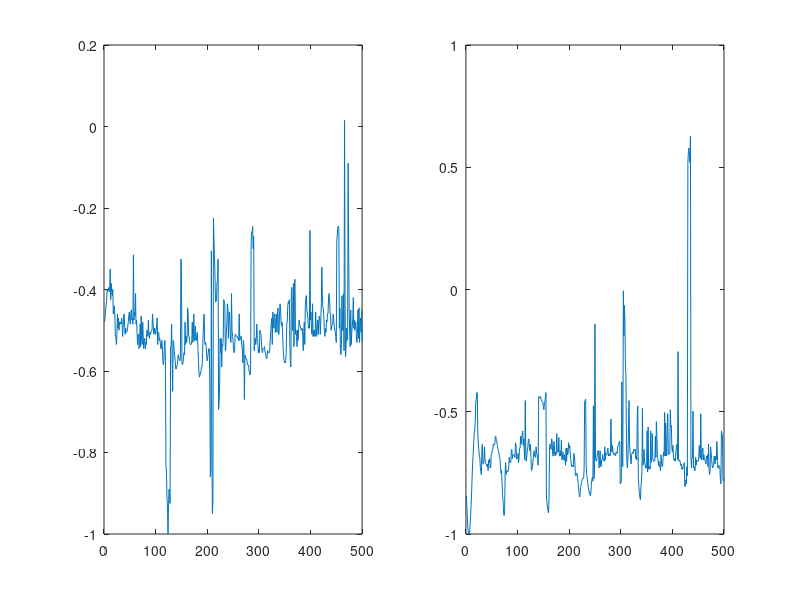

Write MATLAB code to recreate this figure.
D = load('data8.mat');
data81 = D.d81;
data82 = D.d82;

X1 = int16(data81(4:4:end, 1));
Y1 = int16(data81(4:4:end, 2));
Z1 = int16(data81(4:4:end, 3));

X2 = int16(data82(4:4:end, 1));
Y2 = int16(data82(4:4:end, 2));
Z2 = int16(data82(4:4:end, 3));

nX1 = double(X1)/double(max(abs(X1)));
nX2 = double(X2)/double(max(abs(X2)));

subplot(1, 2, 1);
plot(X1);
subplot(1, 2, 2);
plot(X2);

subplot(1, 2, 1);
plot(nX1);
subplot(1, 2, 2);
plot(nX2);

[n c] = size(nX1);
diff = sum(double(nX1 - nX2))/double(n);
diff
%plot(diff);

